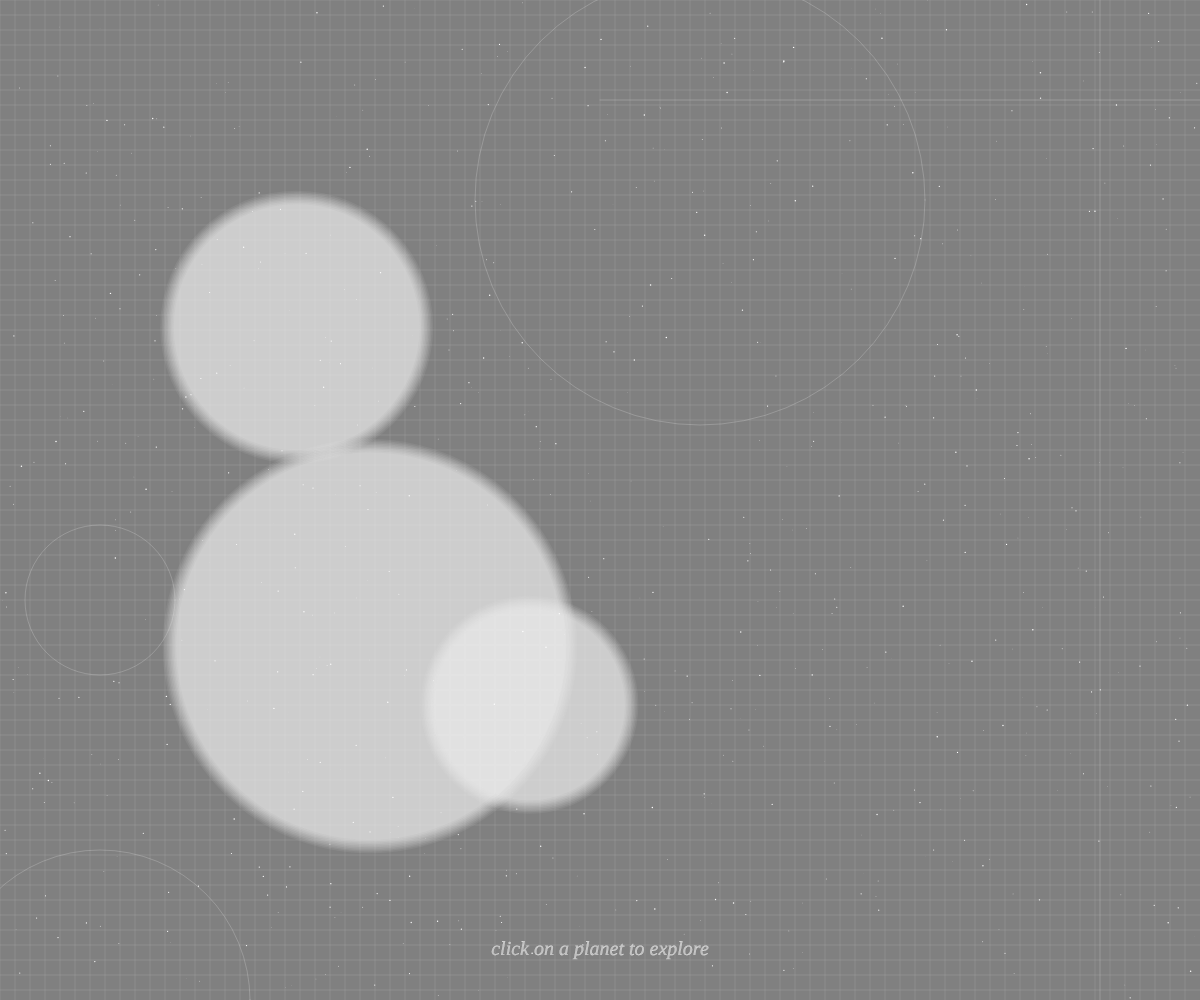
Frame 1 (no input)
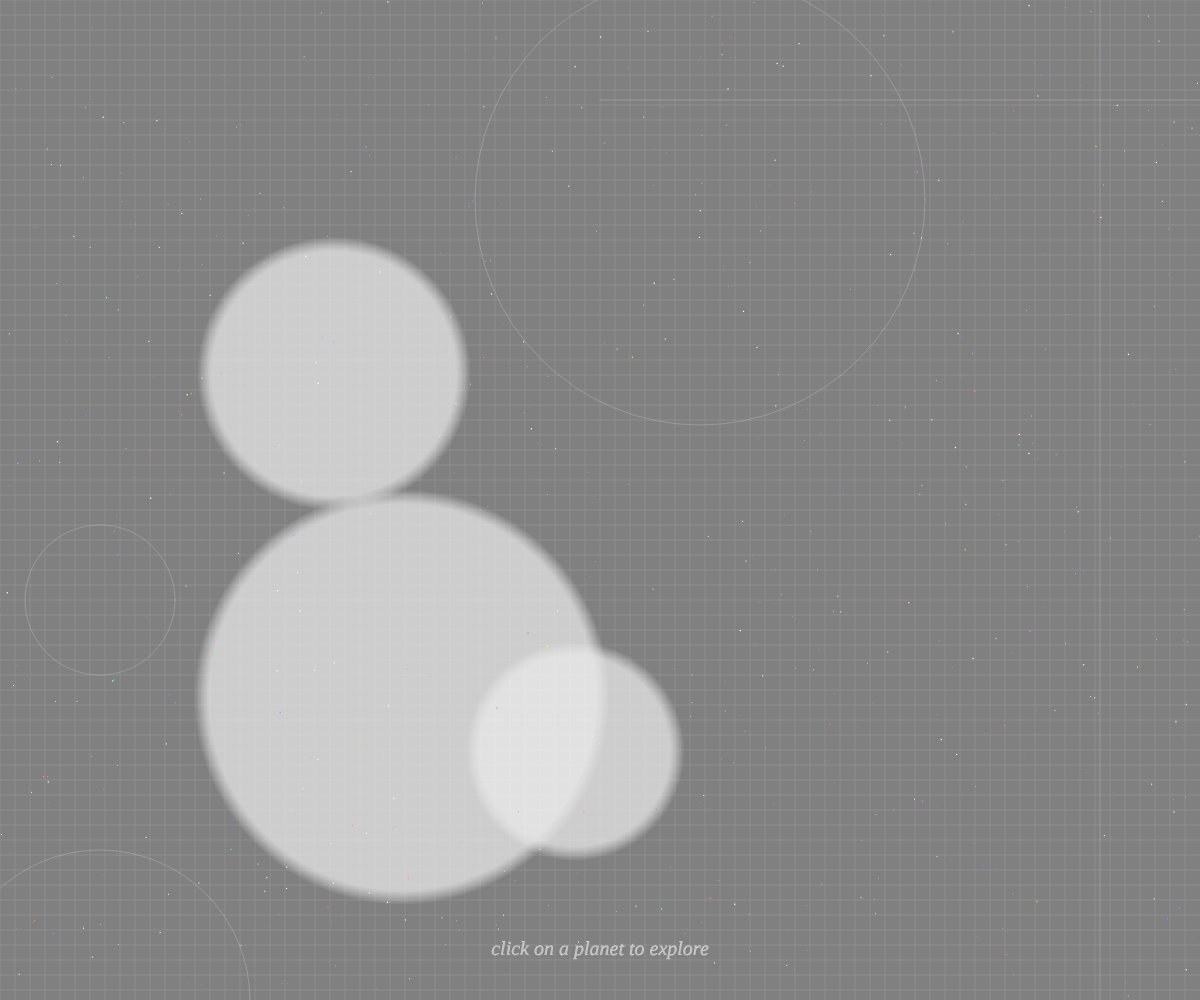
Frame 60 (no input)
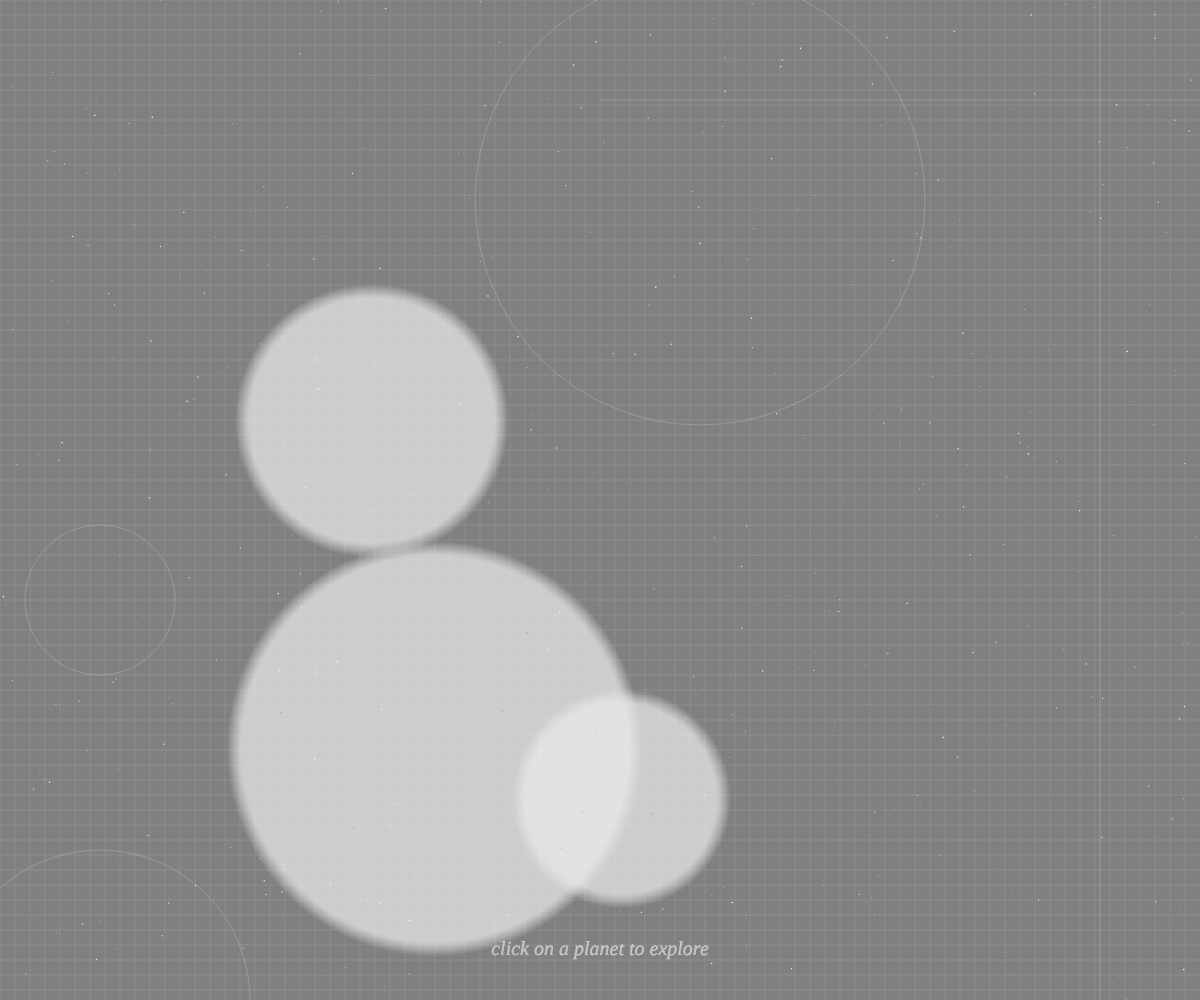
Frame 120 (the mouse pressed at the canvas centre since frame 60)

The p5.js sketch that drew these frames (run headless with seeded random() and noise() and a simulated clock; from frame 60 on, the mouse is pressed at the canvas centre):

// p5.js sketch
// ── sketch.js
// FOR INTRO
var planets = [];
var stars = [];
var slide = 0;

// FOR SLIDE 1:
var bootesX = [10, 11, 13, 16, 18, 17, 14, 11];
var bootesY = [14, 16, 18, 19, 18, 16, 17, 16];

var ursaX = [27, 25, 26, 28, 27, 28, 29, 29];
var ursaY = [13, 14, 15, 14, 13, 12, 11, 10];

var cassX = [31, 33, 34, 36, 36];
var cassY = [6, 6, 8, 7, 9];

var andX = [33, 36, 38, 40, 39, 37, 34];
var andY = [2, 3, 4, 5, 3, 1, 0];

var leoX = [15, 15, 14, 13, 12, 14, 15, 16, 18, 18];
var leoY = [3, 2, 1, 4, 6, 5, 3, 3, 2, 1];

var select;
var check = [true];
var aX, aY;
var name;
var counter2 = 0;
var finish = false;
var colchoice;

// FOR SLIDE 2
var array1 = ["sentence", "paragraph", "phrase", ""];
var array2 = ["pain", "hurt", "agony", "ache", "sorrow", ""];
var array3 = ["floating", "drifting", "wandering", ""];
var array4 = ["pressed", "shattered", ""];

var n, n2, n3, n4, n5, n6, np;
var counter;

// FOR SLIDE 3
var keys = [];
var x = [];
var y = [];
var opacityArray = [];
var choice;

function setup() {
  createCanvas(windowWidth, windowHeight);
  textFont("mrs-eaves");
  textSize(20);
  colorMode(HSB, 360, 100, 100, 100);

  for (var i = 0; i < 3; i++) {
    planets.push(new Planet());
  }
  for (var i = 0; i < 700; i++) {
    stars.push(new Star());
  }

  // FOR SLIDE 2
  n = random(1000);
  n2 = random(1000);
  n3 = random(1000);
  n4 = random(1000);
  n5 = random(1000);
  n6 = random(1000);
  np = random(1000);
  counter = 255;
}

function draw() {

  // INTRO
  if (slide == 0) {
    background(0, 0, 50);
    gridbackground(15, 0.2, 100, 500, height, 400, 0, 0);

    textAlign(CENTER, CENTER);
    textStyle(ITALIC);
    fill(0, 0, 100, 50);
    text("click on a planet to explore", width / 2, height - 50);
  //  text("press esc at any time to return here", width/2, height - 30);

    for (var i = 0; i < planets.length; i++) {
      planets[i].display();
      planets[i].move();
      planets[i].hover();
    }

    // white stars
    for (var i = 0; i < stars.length / 2; i++) {
      stars[i].display();
      stars[i].nocolour();
    }
    // coloured stars
    for (var i = stars.length / 2; i < stars.length; i++) {
      stars[i].display();
      stars[i].colour();
    }
  }

  // SLIDE 1
  else if (slide == 1) {
    background(0, 0, 0);
    gridbackground(15, 0.2, 100, 300, 300, 100, -90, 200);
    for (var i = 0; i < stars.length / 2; i++) {
      stars[i].display();
      stars[i].nocolour();
    }

    if (select <= 0.2) {
      constellation(bootesX, bootesY);
      aX = bootesX;
      aY = bootesY;
      name = "Boötes";
    } else if (select > 0.2 && select <= 0.4) {
      constellation(ursaX, ursaY);
      aX = ursaX;
      aY = ursaY;
      name = "Ursa Minor";
    } else if (select > 0.4 && select <= 0.6) {
      constellation(cassX, cassY);
      aX = cassX;
      aY = cassY;
      name = "Cassiopeia"
    } else if (select > 0.6 && select <= 0.8) {
      constellation(andX, andY);
      aX = andX;
      aY = andY;
      name = "Andromeda";
    } else if (select > 0.8) {
      constellation(leoX, leoY);
      aX = leoX;
      aY = leoY;
      name = "Leo";
    }

    textAlign(CENTER, CENTER);
    if (finish == true) {
      textStyle(NORMAL);
      fill(0, 0, 100);
      text(name, width / 2, 150);
    } else {
      textStyle(ITALIC)
      fill(0, 0, 50);
      text("click on the coloured dots as they appear", width / 2, height - 50);
      //text("to complete the constellation", width / 2, height - 30);
    }
  }

  // SLIDE 2
  else if (slide == 2) {
    background(0, 0, 0);
    gridbackground(10, 0.1, 100, 300, 100, 200, -300, 50);
    for (var i = 0; i < stars.length / 2; i++) {
      stars[i].display();
      stars[i].nocolour();
    }

    // counter for black screen
    if (counter < 255) {
      counter += 0.3;
    }

    // incrementing noises
    n += 0.1;
    n2 += 0.05;
    n3 += 0.05;
    n4 += 0.05;
    n5 += 0.05;
    n6 += 0.1;

    // flickering opacity and choices
    var opacity = map(noise(n), 0, 1, -10, 500);
    var opacity2 = map(noise(n6), 0, 1, -10, 500);
    var arrayChoose = map(noise(n2), 0, 1, 0, 4);
    var arrayChoose2 = map(noise(n3), 0, 1, 0, 6);
    var arrayChoose3 = map(noise(n4), 0, 1, 0, 4);
    var arrayChoose4 = map(noise(n5), 0, 1, 0, 3);

    textStyle(NORMAL);
    textAlign(LEFT, CENTER);

    fill(0, 0, 100, opacity);
    text("the " + array1[int(arrayChoose)] + " is a blur—", width / 2 - 225, height / 2 - 175);
    text("a blur that obscures", width / 2 - 225, height / 2 - 150);
    text("the " + array2[int(arrayChoose2)] + " and suffering", width / 2 - 175, height / 2 - 125);
    text("that is still present in me.", width / 2 - 175, height / 2 - 100);

    fill(0, 0, 100, opacity2);
    text("I feel like I'm " + array3[int(arrayChoose3)] + " through space,", width / 2 - 125, height / 2 + 50);
    text("the void bewteen my fingers—", width / 2 - 75, height / 2 + 75);
    text("like a sheet of ice " + array4[int(arrayChoose4)], width / 2 - 75, height / 2 + 100);
    text("between the pressure of two thumbs.", width / 2 - 75, height / 2 + 150);

    // black screen cover
    background(0, 0, 0, counter);
    gridbackground(10, 0.1, 100);
    if (counter > 100) {
      textStyle(ITALIC);
      textAlign(CENTER, CENTER);
      fill(0, 0, 100, 50);
      text("move mouse to wake", width / 2, height - 50);
    }
  }

  // SLIDE 3
  else if (slide == 3) {
    background(0, 0, 0);
    gridbackground(10, 0.1, 100, 100, height, 150, -300, 70);
    for (var i = 0; i < stars.length / 4; i++) {
      stars[i].display();
      stars[i].nocolour();
    }

    textStyle(ITALIC);
    textAlign(CENTER, CENTER)
    fill(0, 0, 100, 50);
    text("type into the void", width / 2, height - 50);

    // splicing arrays
    if (opacityArray.length > 0) {
      if (opacityArray[0] < 0) {
        opacityArray.splice(0, 1);
        keys.splice(0, 1);
        x.splice(0, 1);
        y.splice(0, 1);
      }
    }

    // fading out letters
    for (var i = 0; i < opacityArray.length; i++) {
      opacityArray[i] -= 1;
    }

    // flickering between italic and normal
    for (var i = 0; i < keys.length; i++) {
      if (choice >= 0.5) {
        textStyle(NORMAL);
      } else {
        textStyle(ITALIC);
      }
      // displaying letters in random positions
      fill(255, opacityArray[i]);
      text(keys[i], x[i], y[i]);
    }
  }
}

//------ interactions ------

function mousePressed() {
  if (slide == 0) {
    for (var i = 0; i < planets.length; i++) {
      planets[i].clicked(i + 1);
    }

    // SLIDE 2 reset black screen
    counter = 100;

    // SLIDE 3 reset arrays
    keys = [];
    x = [];
    y = [];
    opacityArray = [];

    // SLIDE 1 reset selection, colour, counter, arrays, and boolean
    select = random(1);
    colchoice = random(150, 325);
    counter2 = 0;
    check = [true];
    finish = false;

  } else if (slide == 1) {
    // only return when constellation is complete
    if (finish == true) {
      slide = 0;
    }
  } else {
    slide = 0;
  }
}

function mouseMoved() {
  // for black screen wake
  if (slide == 2) {
    if (counter > 0) {
      counter -= 3;
    } else {
      counter = 0;
    }
  }
}

function mouseReleased() {
  // for tracing constellations
  if (slide == 1) {
    var a = map(aX[counter2], Math.min.apply(Math, aX), Math.max.apply(Math, aX), width / 2 - 100, width / 2 + 300);
    var b = map(aY[counter2], Math.min.apply(Math, aY), Math.max.apply(Math, aY), height / 2 + 200, height / 2 - 200);
    //var b =
    if (dist(mouseX, mouseY, a, b) < 15) {
      check.push(true);
      counter2 += 1;
    }
    if (counter2 == aX.length - 1) {
      finish = true;
    }
  }
}

function keyTyped() {
// for typing into the void
  if (slide == 3) {
    if (keyCode != 13) {
      keys.push(key);
      x.push(random(width));
      y.push(random(height));
      opacityArray.push(255);

      choice = random(1);
    }
  }
}

// to esc to main screen
function keyPressed() {
  if (keyCode == 27) {
    slide = 0;
  }
}

function windowResized() {
  resizeCanvas(windowWidth, windowHeight);
}

// ----- subroutines -------

function gridbackground(gaps, thick, colour, pos1, pos2, pos3, l1, l2) {
  for (var i = 0; i < width; i += gaps) {
    stroke(0, 0, 75);
    strokeWeight(thick);
    line(i, 0, i, height);
  }
  for (var j = 0; j < height; j += gaps) {
    line(0, j, width, j);
  }

  noFill();
  stroke(0, 0, colour);
  ellipse(width - pos1, 200, 450);
  ellipse(100, pos2, 300);
  ellipse(100, height - pos3, 150);
  line(width / 2 - l1, 100, width, 100);
  line(width - 100, 0, width - 100, height - l2);
}

function constellation(arrayX, arrayY) {
  for (var i = 0; i < arrayX.length; i++) {
    var x = map(arrayX[i], Math.min.apply(Math, arrayX), Math.max.apply(Math, arrayX), width / 2 - 100, width / 2 + 300);
    var y = map(arrayY[i], Math.min.apply(Math, arrayY), Math.max.apply(Math, arrayY), height / 2 + 200, height / 2 - 200);

    noStroke();
    if (check[i] == true) {
      if (counter2 == i && i < arrayX.length - 1) {
        fill(colchoice, 40, 100);
      } else {
        fill(0, 0, 100);
      }

      ellipse(x, y, 7, 7);
      if (i > 0) {
        var x2 = map(arrayX[i - 1], Math.min.apply(Math, arrayX), Math.max.apply(Math, arrayX), width / 2 - 100, width / 2 + 300);
        var y2 = map(arrayY[i - 1], Math.min.apply(Math, arrayY), Math.max.apply(Math, arrayY), height / 2 + 200, height / 2 - 200);
        stroke(255, 80);
        strokeWeight(1);
        line(x, y, x2, y2);
      }
    }

  }

}


//----- OBJECTS -------

class Planet {
  constructor() {
    this.d = random(200, 500);
    this.x = random(this.d / 2, width - this.d / 2);
    this.y = random(this.d / 2, height - this.d / 2);


    this.spx = random(0.3, 1);
    this.spy = random(0.3, 1);

    this.col = 0;
    this.hue = random(150, 325);
    this.sat = 0;
  }

  clicked(x) {
    if (dist(mouseX, mouseY, this.x, this.y) < this.d / 2) {
      slide = x;
    }
  }

  hover() {
    if (dist(mouseX, mouseY, this.x, this.y) < this.d / 2) {
      this.col = this.hue;
      this.sat = 25;
    } else {
      this.sat = 0;
    }
  }

  move() {

    this.x += this.spx;
    this.y += this.spy;

    if (this.x >= (width - this.d / 2) || this.x <= this.d / 2) {
      this.spx *= -1;
    }

    if (this.y >= (height - this.d / 2) || this.y <= this.d / 2) {
      this.spy *= -1;
    }
  }

  display() {
    noStroke();
  //  console.log(this.x, this.y, this.spx, this.spy);
    for (var i = 0; i < 10; i++) {
      fill(this.col, this.sat, 90, i + 8);
      ellipse(this.x, this.y, this.d - i * 3);
    }
  }
}


class Star {
  constructor() {
    this.x = random(windowWidth);
    this.y = random(windowHeight);
    this.d = random(0.3, 1.5);

    this.n = random(1000);
    this.n2 = random(1000);
    this.hue = random(366);
    this.sat = 0;
  }

  colour() {
    this.sat = 50;
  }

  nocolour() {
    this.sat = 0;
  }

  display(x, y) {
    this.n += 0.01;
    this.n2 += 0.01;
    fill(this.hue, this.sat, 100);
    ellipse(map(noise(this.n), 0, 1, this.x - 10, this.x + 10), map(noise(this.n2), 0, 1, this.y - 10, this.y + 10), this.d);
  }
}
